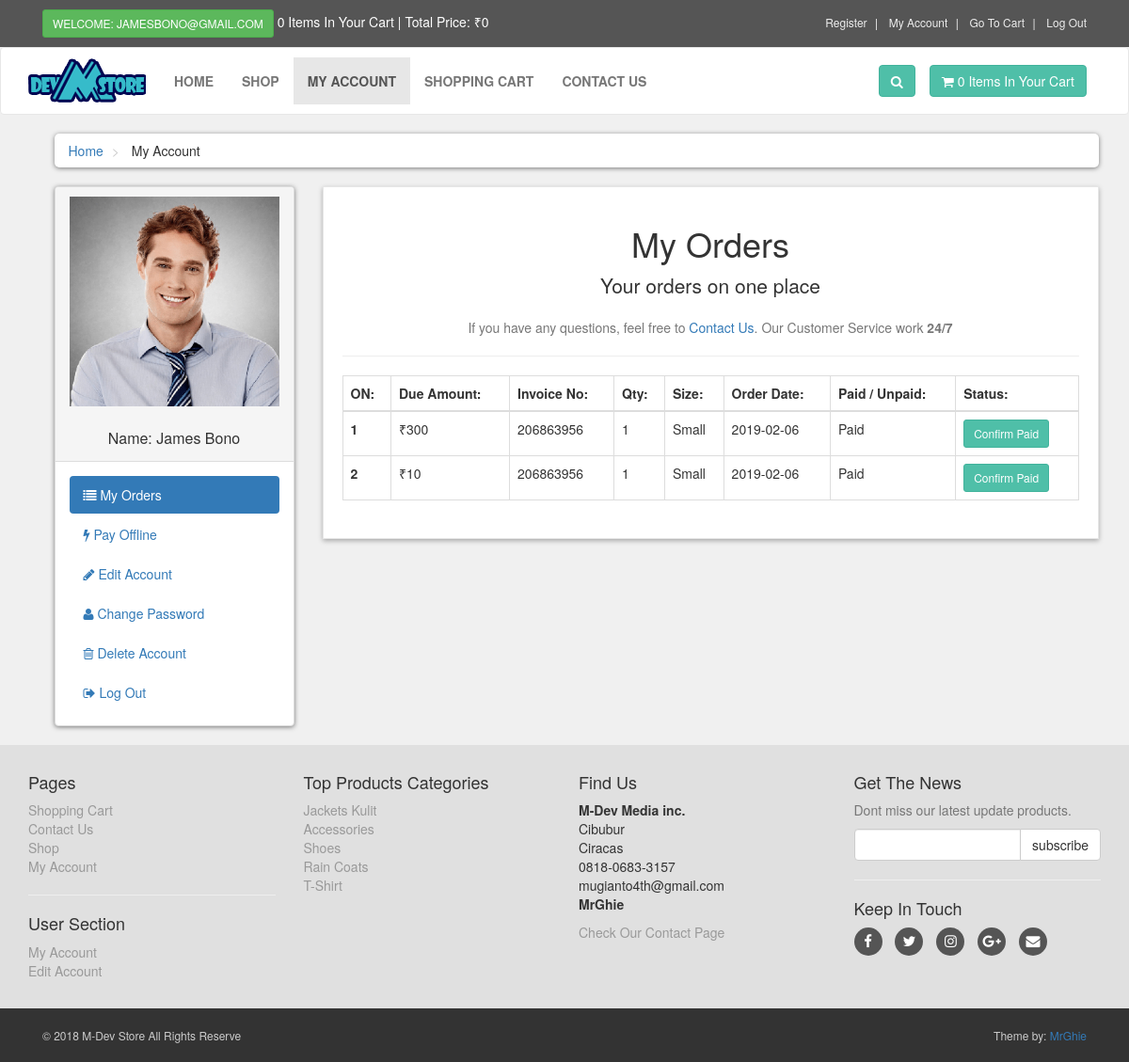
The app's page /customer/my_account.php?my_orders (signed in) with its own data.
### tables this page shows
CREATE TABLE `customers` (
  `customer_id` int(10) NOT NULL,
  `customer_name` varchar(255) NOT NULL,
  `customer_email` varchar(255) NOT NULL,
  `customer_pass` varchar(255) NOT NULL,
  `customer_country` text NOT NULL,
  `customer_city` text NOT NULL,
  `customer_contact` varchar(255) NOT NULL,
  `customer_address` text NOT NULL,
  `customer_image` text NOT NULL,
  `customer_ip` varchar(100) NOT NULL
);

CREATE TABLE `customer_orders` (
  `order_id` int(10) NOT NULL,
  `customer_id` int(10) NOT NULL,
  `due_amount` int(100) NOT NULL,
  `invoice_no` int(100) NOT NULL,
  `qty` int(10) NOT NULL,
  `size` text NOT NULL,
  `order_date` date NOT NULL,
  `order_status` text NOT NULL
);

CREATE TABLE `product_categories` (
  `p_cat_id` int(10) NOT NULL,
  `p_cat_title` text NOT NULL,
  `p_cat_desc` text NOT NULL
);

### customer/my_orders.php (the view)
<center>
    <h1> My Orders </h1>
    <p class="lead"> Your orders on one place</p>
    <p class="text-muted">
        If you have any questions, feel free to <a href="../contact.php">Contact Us</a>. Our Customer Service work <strong>24/7</strong>
    </p>
</center>
<hr>
<div class="table-responsive">
    <table class="table table-bordered table-hover">
        <thead>
            <tr>
                <th> ON: </th>
                <th> Due Amount: </th>
                <th> Invoice No: </th>
                <th> Qty: </th>
                <th> Size: </th>
                <th> Order Date:</th>
                <th> Paid / Unpaid: </th>
                <th> Status: </th>
            </tr>
        </thead>
        <tbody>
           <?php
            $customer_session = $_SESSION['customer_email'];
            $get_customer = "select * from customers where customer_email='$customer_session'";
            $run_customer = mysqli_query($con,$get_customer);
            $row_customer = mysqli_fetch_array($run_customer);
            $customer_id = $row_customer['customer_id'];
            $get_orders = "select * from customer_orders where customer_id='$customer_id'";
            $run_orders = mysqli_query($con,$get_orders);
            $i = 0;
            while($row_orders = mysqli_fetch_array($run_orders)){
                $order_id = $row_orders['order_id'];
                $due_amount = $row_orders['due_amount'];
                $invoice_no = $row_orders['invoice_no'];
                $qty = $row_orders['qty'];
                $size = $row_orders['size'];
                $order_date = substr($row_orders['order_date'],0,11);
                $order_status = $row_orders['order_status'];
                $i++;
                if($order_status=='pending'){
                    $order_status = 'Unpaid';
                }else{
                    $order_status = 'Paid';
                }
            ?>
            <tr>
                <th> <?php echo $i; ?> </th>
                <td> ₹<?php echo $due_amount; ?> </td>
                <td> <?php echo $invoice_no; ?> </td>
                <td> <?php echo $qty; ?> </td>
                <td> <?php echo $size; ?> </td>
                <td> <?php echo $order_date; ?> </td>
                <td> <?php echo $order_status; ?> </td>
                <td>
                    <a href="confirm.php?order_id=<?php echo $order_id; ?>" target="_blank" class="btn btn-primary btn-sm"> Confirm Paid </a>
                </td>
            </tr>
            <?php } ?>
        </tbody>
    </table>
</div>

### customer/includes/sidebar.php
<div class="panel panel-default sidebar-menu">
    <div class="panel-heading">
        <?php
        $customer_session = $_SESSION['customer_email'];
        $get_customer = "select * from customers where customer_email='$customer_session'";
        $run_customer = mysqli_query($con,$get_customer);
        $row_customer = mysqli_fetch_array($run_customer);
        $customer_image = $row_customer['customer_image'];
        $customer_name = $row_customer['customer_name'];
        if(!isset($_SESSION['customer_email'])){
        }else{
            echo "
                <center>
                    <img src='customer_images/$customer_image' class='img-responsive' >
                </center>
                <br/>
                <h3 class='panel-title' align='center'>
                    Name: $customer_name
                </h3>
            ";
        }
        ?>
    </div>
    <div class="panel-body">
        <ul class="nav-pills nav-stacked nav">
            <li class="<?php if(isset($_GET['my_orders'])){ echo "active"; } ?>">
                <a href="my_account.php?my_orders">
                    <i class="fa fa-list"></i> My Orders
                </a>
            </li>
            <li class="<?php if(isset($_GET['pay_offline'])){ echo "active"; } ?>">
                <a href="my_account.php?pay_offline">
                    <i class="fa fa-bolt"></i> Pay Offline
                </a>
            </li>
            <li class="<?php if(isset($_GET['edit_account'])){ echo "active"; } ?>">
                <a href="my_account.php?edit_account">
                    <i class="fa fa-pencil"></i> Edit Account
                </a>
            </li>
            <li class="<?php if(isset($_GET['change_pass'])){ echo "active"; } ?>">
                <a href="my_account.php?change_pass">
                    <i class="fa fa-user"></i> Change Password
                </a>
            </li>
            <li class="<?php if(isset($_GET['delete_account'])){ echo "active"; } ?>">
                <a href="my_account.php?delete_account">
                    <i class="fa fa-trash-o"></i> Delete Account
                </a>
            </li>
            <li>
                <a href="logout.php">
                    <i class="fa fa-sign-out"></i> Log Out
                </a>
            </li>
        </ul>
    </div>
</div>

### customer/includes/footer.php (shortened to what this page needs)
<div id="footer">
    <div class="container">
        <div class="row">
            <div class="col-sm-6 col-md-3">
               <h4>Pages</h4>
                <ul>
                    <li><a href="../cart.php">Shopping Cart</a></li>
                    <li><a href="../contact.php">Contact Us</a></li>
                    <li><a href="../shop.php">Shop</a></li>
                    <li><a href="my_account.php">My Account</a></li>
                </ul>
                <hr>
                <h4>User Section</h4>
                <ul>
                           <?php
                           if(!isset($_SESSION['customer_email'])){
                               echo"<a href='../checkout.php'>Login</a>";
                           }else{
                              echo"<a href='my_account.php?my_orders'>My Account</a>";
                           }
                           ?>
                    <li>
                            <?php
                           if(!isset($_SESSION['customer_email'])){
                               echo"<a href='../checkout.php'>Login</a>";
                           }else{
                              echo"<a href='my_account.php?edit_account'>Edit Account</a>";
                           }
                           ?>
                    </li>
                </ul>
            </div>
            <div class="com-sm-6 col-md-3">
                <h4>Top Products Categories</h4>
                <ul>
                    <?php
                        $get_p_cats = "select * from product_categories";
                        $run_p_cats = mysqli_query($con,$get_p_cats);
                        while($row_p_cats=mysqli_fetch_array($run_p_cats)){
                            $p_cat_id = $row_p_cats['p_cat_id'];
                            $p_cat_title = $row_p_cats['p_cat_title'];
                            echo "
                                <li>
                                    <a href='../shop.php?p_cat=$p_cat_id'>
                                        $p_cat_title
                                    </a>
                                </li>
                            ";
                        }
                    ?>
                </ul>
            </div>
            <div class="col-sm-6 col-md-3">
                <h4>Find Us</h4>
                <p>
                    <strong>M-Dev Media inc.</strong>
                    <br/>Cibubur
                    <br/>Ciracas
                    <br/>0818-0683-3157
                    <br/>mugianto4th@gmail.com
                    <br/><strong>MrGhie</strong>
                </p>
                <a href="../contact.php">Check Our Contact Page</a>
            </div>
            <div class="col-sm-6 col-md-3">
                <h4>Get The News</h4>
                <p class="text-muted">
                    Dont miss our latest update products.
                </p>
                <form action="https://feedburner.google.com/fb/a/mailverify" method="post" target="popupwindow" onsubmit="window.open('https://feedburner.google.com/fb/a/mailverify?uri=M-devMedia', 'popupwindow', 'scrollbars=yes,width=550,height=520');return true" method="post">
                    <div class="input-group">
                        <input type="text" class="form-control" name="email">
                        <span class="input-group-btn">
                            <input type="submit" value="subscribe" class="btn btn-default">
                        </span>
                    </div>
                </form>
                <hr>
                <h4>Keep In Touch</h4>
                <p class="social">
                    <a href="../#" class="fa fa-facebook"></a>
                    <a href="../#" class="fa fa-twitter"></a>
                    <a href="../#" class="fa fa-instagram"></a>
                    <a href="../#" class="fa fa-google-plus"></a>
                    <a href="../#" class="fa fa-envelope"></a>
                </p>
            </div>
        </div>
    </div>
</div>
<div id="copyright">
    <div class="container">
        <div class="col-md-6">
            <p class="pull-left">&copy; 2018 M-Dev Store All Rights Reserve</p>
        </div>
        <div class="col-md-6">
            <p class="pull-right">Theme by: <a href="#">MrGhie</a></p>
        </div>
    </div>
</div>

### customer/styles/style.css (style rules this page uses)
body { font-size: 14px; line-height: 1.42857143; color: #333333; background: #f0f0f0; overflow-x: hidden; }
.btn-primary { color: rgb(255, 255, 255); background: rgb(79, 191, 168); border-color: rgb(65, 179, 156); }
#content .panel.sidebar-menu { box-sizing: border-box; box-shadow: 0px 1px 5px rgba(0, 0, 0, .5); }
#content .panel.sidebar-menu h3 { padding: 5px 0px; margin: 0px; }
#footer { background: #e0e0e0; padding: 20px 0; }
#footer a { color: #999999; padding: 0; text-decoration: none; }
#footer ul { list-style: none; padding-left: 0px; }
#footer .social { text-align: left; }
#footer .social a { margin: 0px 10px 0px 0px; display: inline-block; color: #ffffff; width: 30px; height: 30px; border-radius: 15px; line-height: 30px; font-size: 15px; text-align: center; vertical-align: bottom; background: #555555; text-decoration: none; }
#copyright { background: #333333; color: #cccccc; padding: 20px 0px; font-size: 12px; }
#copyright p { margin: 0px; }

### records on screen
customers: customer_image (picture), customer_name "James Bono"
customer_orders: due_amount "300", invoice_no "206863956", qty "1", size "Small", order_date "2019-02-06", order_status "Paid"
customer_orders: due_amount "10", invoice_no "206863956", qty "1", size "Small", order_date "2019-02-06", order_status "Paid"
product_categories: p_cat_title "Jackets Kulit"
product_categories: p_cat_title "Accessories"
product_categories: p_cat_title "Shoes"
product_categories: p_cat_title "Rain Coats"
product_categories: p_cat_title "T-Shirt"

### other values on screen
$_SESSION['customer_email'] "JAMESBONO@GMAIL.COM"
$count_items "0 0"
$total "0"
